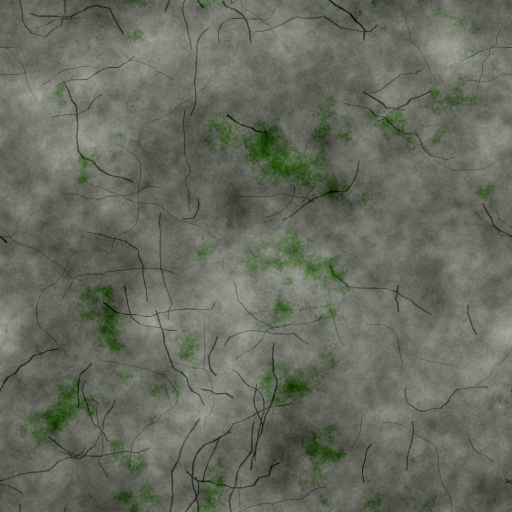
#> input picture dist/assets/materials/advanced/roof_concrete_albedo.jpg, 1024 x 1024 px, found by its file name (shown at 1/2 size)
$ python refine_roof_v150.py   (older library calls are emulated)
#> lines starting #> are read from the running program, lines starting #| are printed output that depends on the picture
"""Original game's damaged-concrete albedo remaster (no flat tile grid).
The base is the already-authored AFTERDAY advanced PBR concrete, NOT a 2D sky
replacement. Derived normal and roughness maps remain native game textures.
"""
from pathlib import Path
from PIL import Image, ImageFilter
import numpy as np
import cv2

ROOT=Path(__file__).resolve().parents[1]
src=ROOT/'public/assets/materials/advanced/roof_concrete_albedo.jpg'
dst=ROOT/'public/assets/materials/cinematic'
size=2048
rng=np.random.default_rng(20261031)
img=Image.open(src).convert('RGB').resize((size,size),Image.Resampling.BICUBIC)
base=np.array(img,dtype=np.float32)
# Multi-scale color variation; no evenly spaced lines or repeated blue puddles.
small=rng.normal(0,1,(32,32)).astype('float32')
medium=rng.normal(0,1,(150,150)).astype('float32')
small=cv2.resize(small,(size,size),interpolation=cv2.INTER_CUBIC)
medium=cv2.resize(medium,(size,size),interpolation=cv2.INTER_CUBIC)
fine=rng.normal(0,1,(size,size)).astype('float32')
noise=(small*5.0+medium*2.3+fine*1.9)[...,None]
base=np.clip(base+noise,0,255)
# High-res material stays neutral; coloration comes from real scene lighting.
base[:,:,0]*=.94;base[:,:,1]*=.97;base[:,:,2]*=.96
albedo=np.uint8(np.clip(base,0,255))
Image.fromarray(albedo,'RGB').save(dst/'roof_cinematic_albedo.jpg',quality=92,subsampling=0)
# Lighting normal from high-pass height, preserving weathering over smooth lumps.
gray=cv2.cvtColor(albedo,cv2.COLOR_RGB2GRAY).astype('float32')/255.0
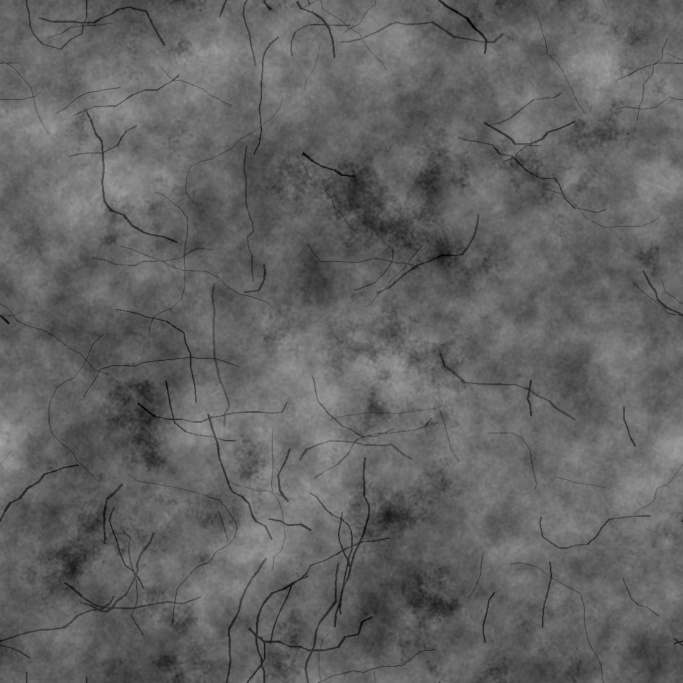
#> gray: shape (2048, 2048) float32 (shown at 1/3 size); min 0, max 0.655, mean 0.389
hgt=cv2.GaussianBlur(gray,(0,0),2.2)*.85+cv2.GaussianBlur(gray,(0,0),.6)*.15
sx=cv2.Sobel(hgt,cv2.CV_32F,1,0,ksize=3)*1.65
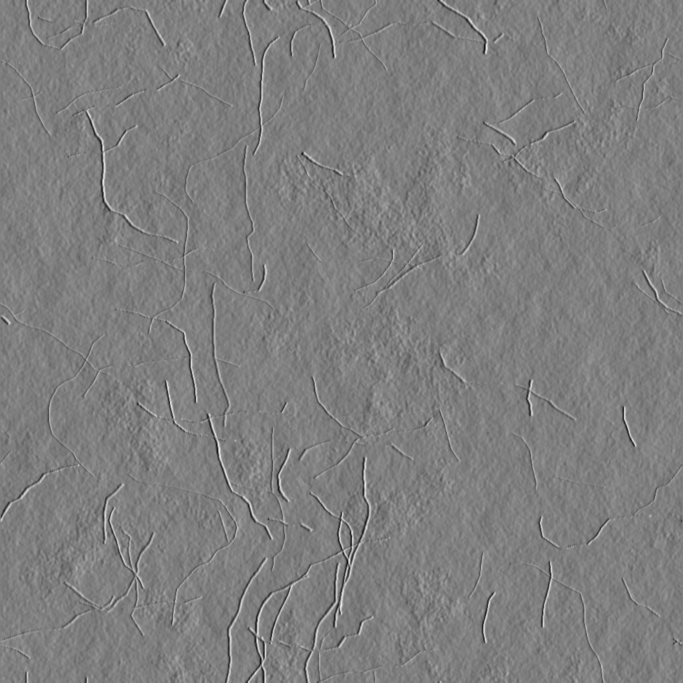
#> sx: shape (2048, 2048) float32 (shown at 1/3 size); min -0.681, max 0.683, mean 2.58e-05; drawn with min black and max white
sy=cv2.Sobel(hgt,cv2.CV_32F,0,1,ksize=3)*1.65
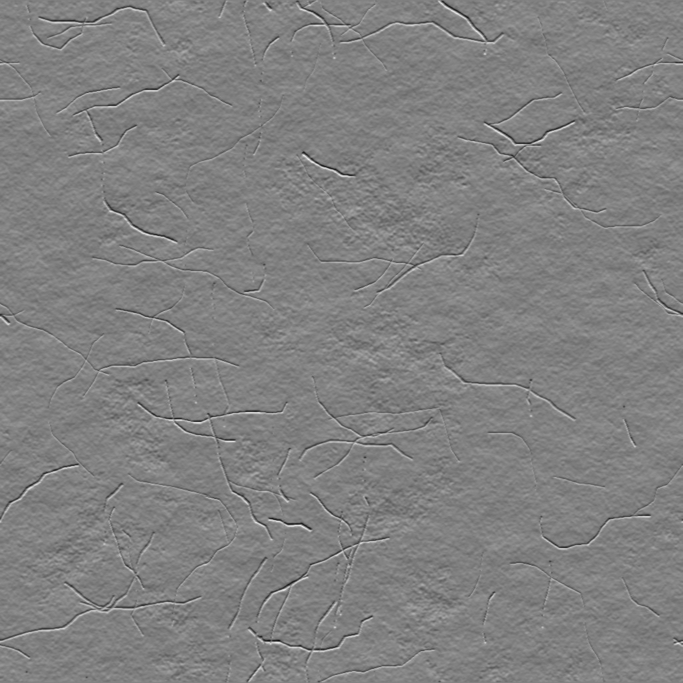
#> sy: shape (2048, 2048) float32 (shown at 1/3 size); min -0.659, max 0.64, mean -1.03e-05; drawn with min black and max white
xyz=np.dstack((-sx,-sy,np.ones_like(sx)));xyz/=np.maximum(np.linalg.norm(xyz,axis=2,keepdims=True),1e-6)
#> after `xyz = np.dstack((-sx, -sy, np.ones_like(sx)))`:
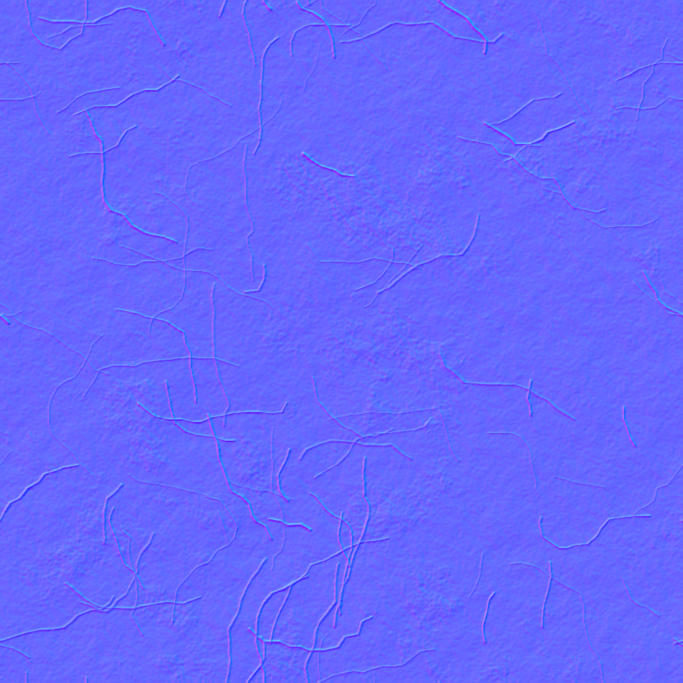
#> xyz: shape (2048, 2048, 3) float32 (shown at 1/3 size); mean of channels 0, 1, 2 -2.58e-05, 1.03e-05, 1; drawn with min black and max white
normal=np.uint8(np.clip((xyz*.5+.5)*255,0,255))
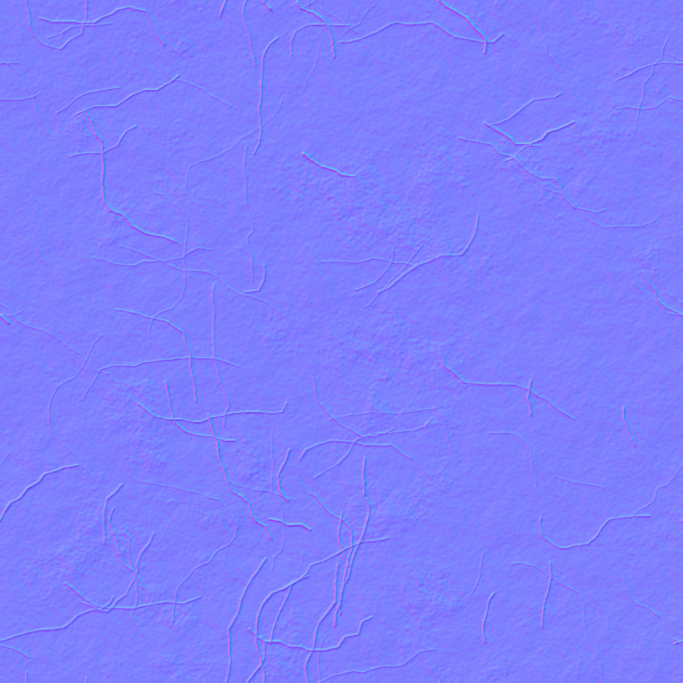
#> normal: shape (2048, 2048, 3) (shown at 1/3 size); mean of channels 0, 1, 2 127, 127, 253.7; drawn as R, G, B
Image.fromarray(normal,'RGB').save(dst/'roof_cinematic_normal.jpg',quality=90,subsampling=0)
# Concrete is primarily matte; some polished wet paths appear only via simulation.
rough=np.clip(210+small*10+medium*8+fine*3,140,245).astype('uint8')
Image.fromarray(rough,'L').save(dst/'roof_cinematic_roughness.png',optimize=True)
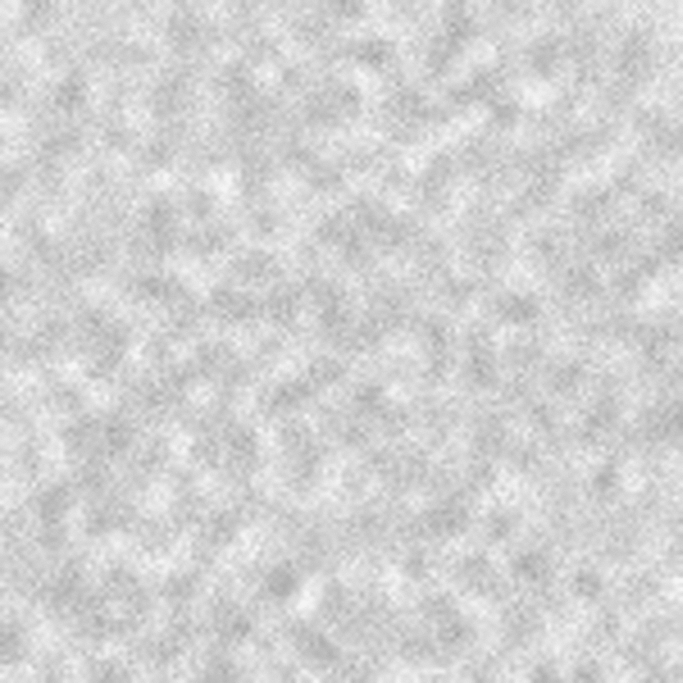
#> saved as roof_cinematic_roughness.png: PIL image 2048x2048 L (shown at 1/3 size); min 158, max 245, mean 209.3
print('Regenerated:',dst/'roof_cinematic_albedo.jpg')

$ run again, with dist/assets/materials/advanced/galvanized_rust_albedo.jpg copied over dist/assets/materials/advanced/roof_concrete_albedo.jpg
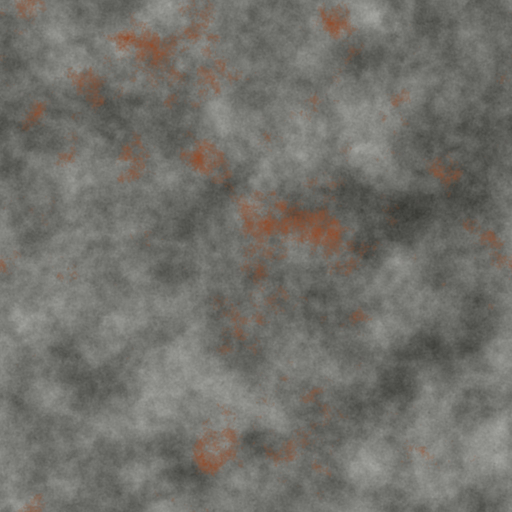
#> input picture dist/assets/materials/advanced/galvanized_rust_albedo.jpg, 1024 x 1024 px, found by its file name (shown at 1/2 size)
#> `xyz = np.dstack((-sx, -sy, np.ones_like(sx)))`:
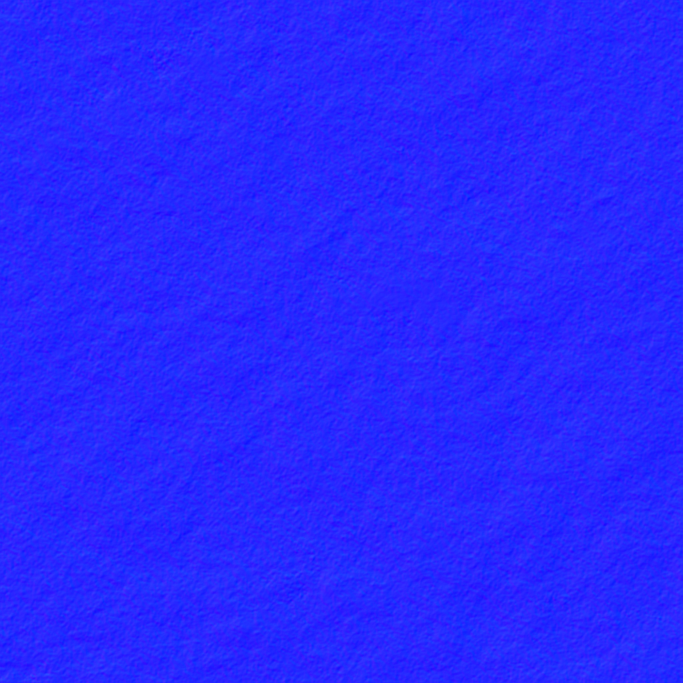
#> xyz: shape (2048, 2048, 3) float32 (shown at 1/3 size); mean of channels 0, 1, 2 -8.53e-06, 1.83e-05, 1; drawn with min black and max white
#> `normal=np.uint8(np.clip((xyz*.5+.5)*255,0,255))`:
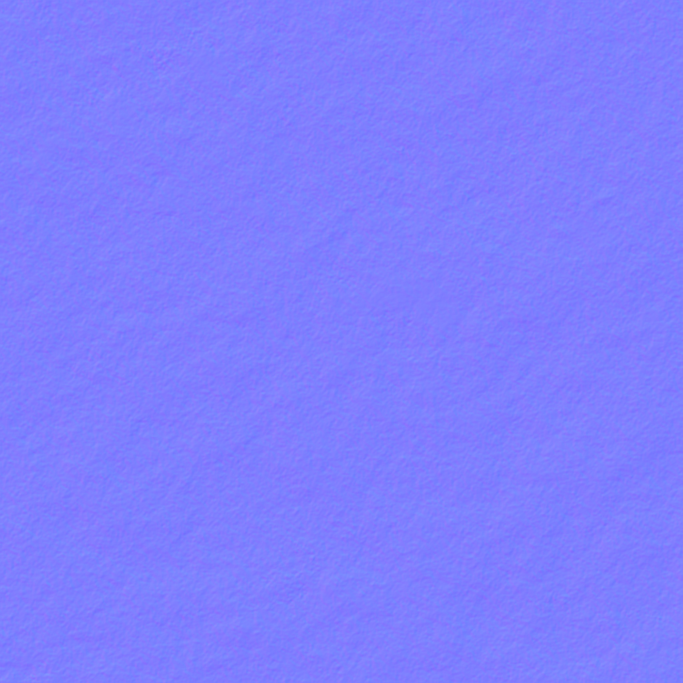
#> normal: shape (2048, 2048, 3) (shown at 1/3 size); mean of channels 0, 1, 2 127, 127, 254; drawn as R, G, B

$ run again, with dist/assets/materials/advanced/reclaimed_wood_albedo.jpg copied over dist/assets/materials/advanced/roof_concrete_albedo.jpg
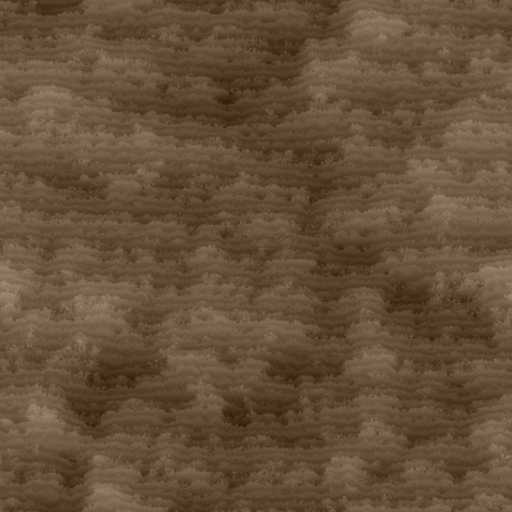
#> input picture dist/assets/materials/advanced/reclaimed_wood_albedo.jpg, 1024 x 1024 px, found by its file name (shown at 1/2 size)
#> `xyz = np.dstack((-sx, -sy, np.ones_like(sx)))`:
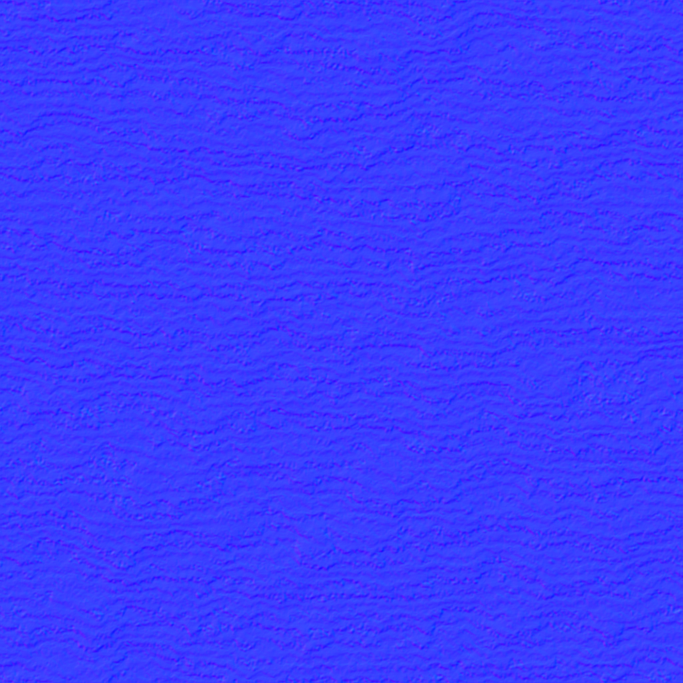
#> xyz: shape (2048, 2048, 3) float32 (shown at 1/3 size); mean of channels 0, 1, 2 -1.24e-05, -1.06e-05, 1; drawn with min black and max white
#> `normal=np.uint8(np.clip((xyz*.5+.5)*255,0,255))`:
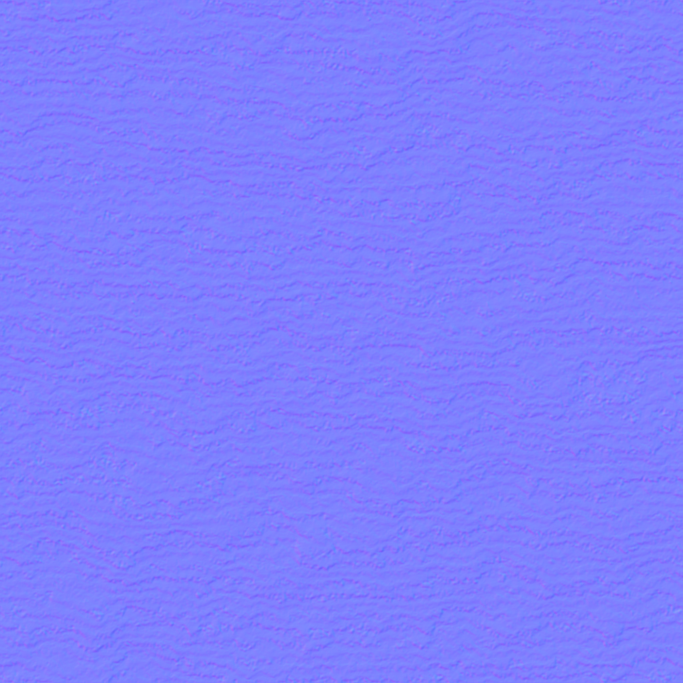
#> normal: shape (2048, 2048, 3) (shown at 1/3 size); mean of channels 0, 1, 2 127, 127, 253.9; drawn as R, G, B
